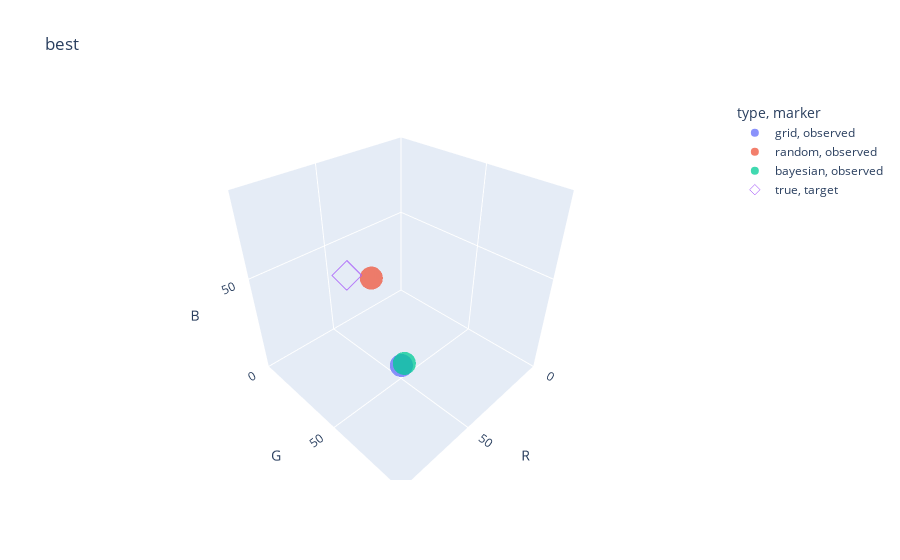

Here is the notebook cell this chart was saved with:
### Markdown cell above
#### Bayesian Example Output

![](https://github.com/sparks-baird/self-driving-lab-demo/blob/main/notebooks/bayesian-observations.png?raw=1)

### Code cell
# @markdown Finally, we can take a look at how close the best experiments from each algorithm
# @markdown compare to the true target inputs. You may need to rotate the image to get a
# better view.

target_inputs = sdl.get_target_inputs()
true_inputs = pd.DataFrame(
    {key: target_inputs[key] for key in target_inputs}, index=[0]
)
true_inputs["type"] = "true"
best_grid_inputs = grid_df.iloc[grid_df["frechet"].idxmin()][["R", "G", "B", "type"]]
best_random_inputs = random_df.iloc[random_df["frechet"].idxmin()][
    ["R", "G", "B", "type"]
]
best_bayes_inputs = bayes_df.iloc[bayes_df["frechet"].idxmin()][["R", "G", "B", "type"]]

best_df = pd.concat([best_grid_inputs, best_random_inputs, best_bayes_inputs], axis=1).T
best_df["marker"] = "observed"
true_inputs["marker"] = "target"
best_df = pd.concat([best_df, true_inputs], axis=0)
bnds = sdl.bounds
fig = px.scatter_3d(
    best_df, x="R", y="G", z="B", color="type", symbol="marker", title="best"
).update_layout(
    scene=dict(
        xaxis=dict(
            nticks=4,
            range=[bnds["R"][0], bnds["R"][1]],
        ),
        yaxis=dict(
            nticks=4,
            range=[bnds["G"][0], bnds["G"][1]],
        ),
        zaxis=dict(
            nticks=4,
            range=[bnds["B"][0], bnds["B"][1]],
        ),
    ),
)
fig.update_traces(marker={"opacity": 0.75})
fig.data[-1].marker.symbol = "diamond-open"
fig

### Figure 1 — Plotly figure (JSON) as saved in the notebook; plotly's stock layout.template omitted (floating-point values rounded to 4 significant figures)
{"data": [{"hovertemplate": "type=grid<br>marker=observed<br>R=%{x}<br>G=%{y}<br>B=%{z}<extra></extra>", "legendgroup": "grid, observed", "marker": {"color": "#636efa", "opacity": 0.75, "symbol": "circle"}, "mode": "markers", "name": "grid, observed", "scene": "scene", "showlegend": true, "type": "scatter3d", "x": [44], "y": [44], "z": [0]}, {"hovertemplate": "type=random<br>marker=observed<br>R=%{x}<br>G=%{y}<br>B=%{z}<extra></extra>", "legendgroup": "random, observed", "marker": {"color": "#EF553B", "opacity": 0.75, "symbol": "circle"}, "mode": "markers", "name": "random, observed", "scene": "scene", "showlegend": true, "type": "scatter3d", "x": [39], "y": [19], "z": [36]}, {"hovertemplate": "type=bayesian<br>marker=observed<br>R=%{x}<br>G=%{y}<br>B=%{z}<extra></extra>", "legendgroup": "bayesian, observed", "marker": {"color": "#00cc96", "opacity": 0.75, "symbol": "circle"}, "mode": "markers", "name": "bayesian, observed", "scene": "scene", "showlegend": true, "type": "scatter3d", "x": [42], "y": [44], "z": [0]}, {"hovertemplate": "type=true<br>marker=target<br>R=%{x}<br>G=%{y}<br>B=%{z}<extra></extra>", "legendgroup": "true, target", "marker": {"color": "#ab63fa", "opacity": 0.75, "symbol": "diamond-open"}, "mode": "markers", "name": "true, target", "scene": "scene", "showlegend": true, "type": "scatter3d", "x": [41], "y": [3], "z": [31]}], "layout": {"legend": {"title": {"text": "type, marker"}, "tracegroupgap": 0}, "scene": {"domain": {"x": [0, 1], "y": [0, 1]}, "xaxis": {"nticks": 4, "range": [0, 89], "title": {"text": "R"}}, "yaxis": {"nticks": 4, "range": [0, 89], "title": {"text": "G"}}, "zaxis": {"nticks": 4, "range": [0, 89], "title": {"text": "B"}}}, "title": {"text": "best"}}}
